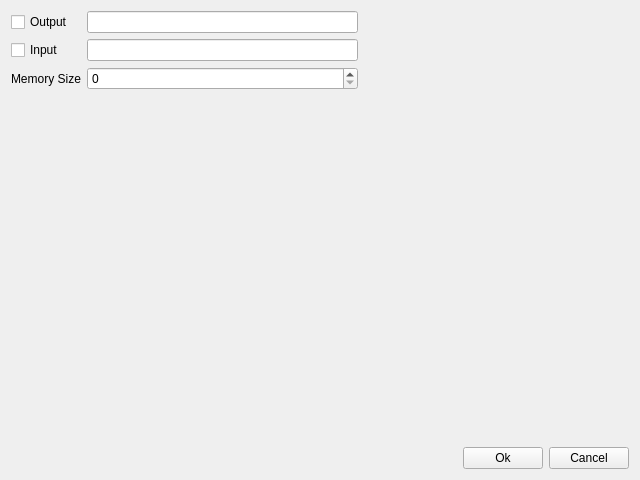
<?xml version="1.0" encoding="UTF-8"?>
<ui version="4.0">
 <class>EdbConfig</class>
 <widget class="QWidget" name="EdbConfig">
  <property name="geometry">
   <rect>
    <x>0</x>
    <y>0</y>
    <width>640</width>
    <height>480</height>
   </rect>
  </property>
  <property name="sizePolicy">
   <sizepolicy hsizetype="MinimumExpanding" vsizetype="MinimumExpanding">
    <horstretch>0</horstretch>
    <verstretch>0</verstretch>
   </sizepolicy>
  </property>
  <property name="windowTitle">
   <string>Form</string>
  </property>
  <layout class="QGridLayout" name="gridLayout">
   <item row="0" column="0">
    <layout class="QVBoxLayout" name="verticalLayout">
     <item>
      <layout class="QGridLayout" name="gridLayout_2">
       <item row="3" column="1">
        <widget class="QLabel" name="label_3">
         <property name="text">
          <string>Memory Size</string>
         </property>
        </widget>
       </item>
       <item row="0" column="2">
        <widget class="QLineEdit" name="lineEdit"/>
       </item>
       <item row="3" column="2">
        <widget class="QSpinBox" name="spinBox"/>
       </item>
       <item row="2" column="2">
        <widget class="QLineEdit" name="lineEdit_2"/>
       </item>
       <item row="0" column="3">
        <spacer name="horizontalSpacer_2">
         <property name="orientation">
          <enum>Qt::Horizontal</enum>
         </property>
         <property name="sizeHint" stdset="0">
          <size>
           <width>40</width>
           <height>20</height>
          </size>
         </property>
        </spacer>
       </item>
       <item row="0" column="1">
        <widget class="QCheckBox" name="checkBox">
         <property name="text">
          <string>Output</string>
         </property>
        </widget>
       </item>
       <item row="2" column="1">
        <widget class="QCheckBox" name="checkBox_2">
         <property name="text">
          <string>Input</string>
         </property>
        </widget>
       </item>
      </layout>
     </item>
     <item>
      <spacer name="verticalSpacer">
       <property name="orientation">
        <enum>Qt::Vertical</enum>
       </property>
       <property name="sizeHint" stdset="0">
        <size>
         <width>20</width>
         <height>40</height>
        </size>
       </property>
      </spacer>
     </item>
     <item>
      <layout class="QHBoxLayout" name="horizontalLayout">
       <property name="sizeConstraint">
        <enum>QLayout::SetMinimumSize</enum>
       </property>
       <item>
        <spacer name="horizontalSpacer">
         <property name="orientation">
          <enum>Qt::Horizontal</enum>
         </property>
         <property name="sizeHint" stdset="0">
          <size>
           <width>40</width>
           <height>20</height>
          </size>
         </property>
        </spacer>
       </item>
       <item>
        <widget class="QPushButton" name="pushButton_2">
         <property name="text">
          <string>Ok</string>
         </property>
        </widget>
       </item>
       <item>
        <widget class="QPushButton" name="pushButton">
         <property name="text">
          <string>Cancel</string>
         </property>
        </widget>
       </item>
      </layout>
     </item>
    </layout>
   </item>
  </layout>
 </widget>
 <resources/>
 <connections/>
</ui>
